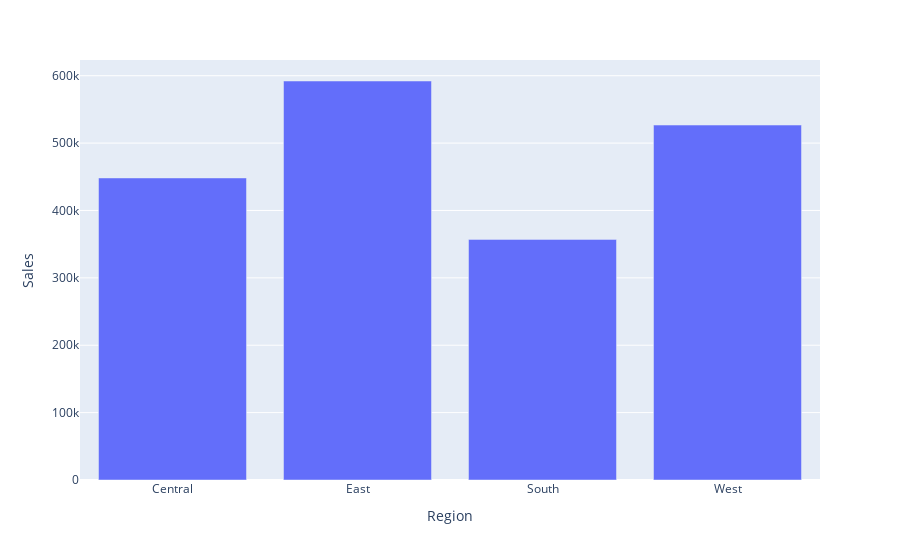

Notebook code cell kept with this figure:
### Code cell
sales_region = order_df.groupby("Region")["Sales"].sum().reset_index()
fig = px.bar(sales_region, x="Region", y= "Sales")
fig.show()

### Figure 1 — Plotly figure (JSON) as saved in the notebook; plotly's stock layout.template omitted (floating-point values rounded to 4 significant figures)
{"data": [{"alignmentgroup": "True", "hovertemplate": "Region=%{x}<br>Sales=%{y}<extra></extra>", "legendgroup": "", "marker": {"color": "#636efa", "pattern": {"shape": ""}}, "name": "", "offsetgroup": "", "orientation": "v", "showlegend": false, "textposition": "auto", "type": "bar", "x": ["Central", "East", "South", "West"], "xaxis": "x", "y": [448300.0, 592200.0, 357100.0, 526800.0], "yaxis": "y"}], "layout": {"barmode": "relative", "legend": {"tracegroupgap": 0}, "margin": {"t": 60}, "xaxis": {"anchor": "y", "domain": [0, 1], "title": {"text": "Region"}}, "yaxis": {"anchor": "x", "domain": [0, 1], "title": {"text": "Sales"}}}}
